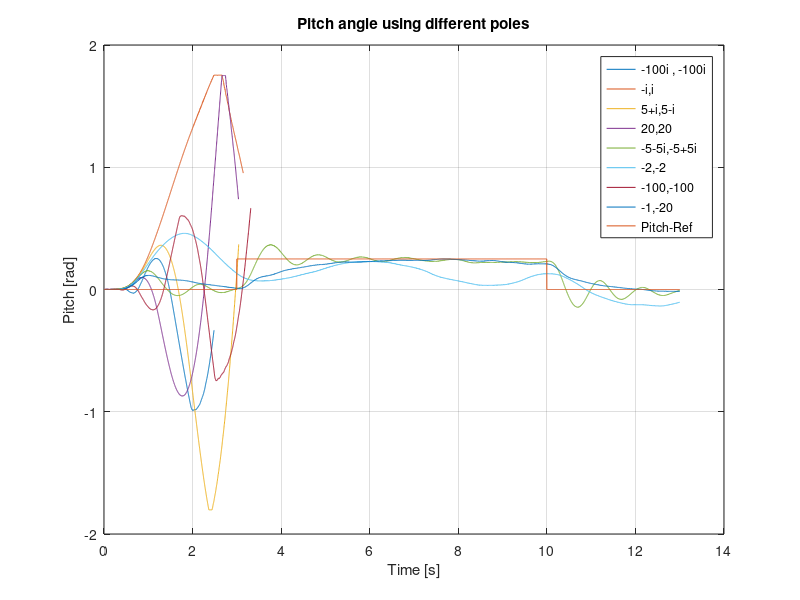

This figure's MATLAB source:
load('states1.mat');
load('states2.mat');
load('states3.mat');
load('states4.mat');
load('states5.mat');
load('states6.mat');
load('states7.mat');
load('states8.mat');
load('Ref.mat');
figure(1);

plot(S1(1,:),S1(4,:));
hold on;
plot(S2(1,:),S2(4,:));
plot(S3(1,:),S3(4,:));
plot(S4(1,:),S4(4,:));
plot(S5(1,:),S5(4,:));
plot(S6(1,:),S6(4,:));
plot(S7(1,:),S7(4,:));
plot(S8(1,:),S8(4,:));
plot(Rf_pitch(1,:),Rf_pitch(2,:));
legend('-100i , -100i','-i,i','5+i,5-i','20,20','-5-5i,-5+5i','-2,-2','-100,-100','-1,-20','Pitch-Ref');
grid on;
xlabel('Time [s]');
ylabel('Pitch [rad]');
title('Pitch angle using different poles');
